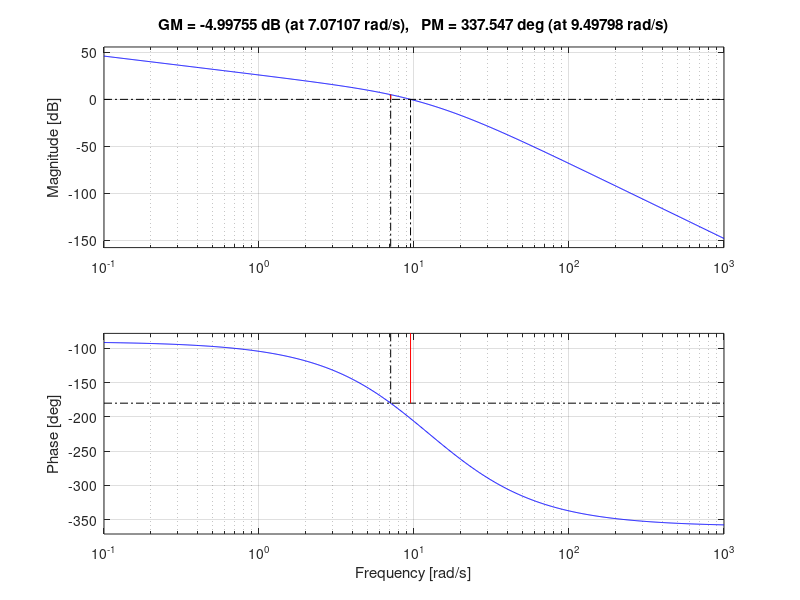
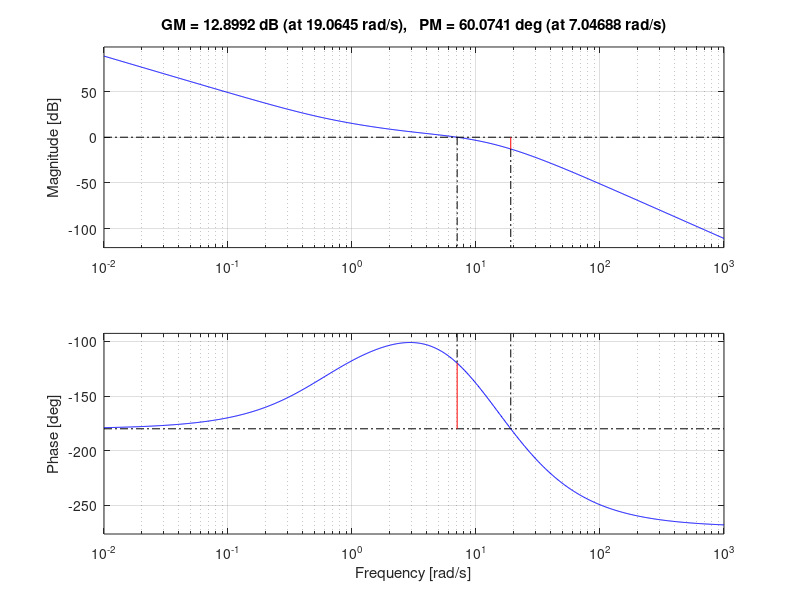

The MATLAB script that drew these images, in order:
%% Ejercicio teoria Regulador PID metodo frecuencial
clear all; close all; clc;

s = tf('s');

g = 20/(s*(0.1*s+1)^2*(0.05*s+1))

figure('Name', 'Bode sin reg')
margin(g)

Kp = 0.281;
Td = 0.254;
Ti = 8*Td;

g_r = Kp*(1+1/(Ti*s)+Td*s);

figure('Name', 'Bode con PID, Mf = 60, Mg = 9 dB')
margin(g*g_r)
